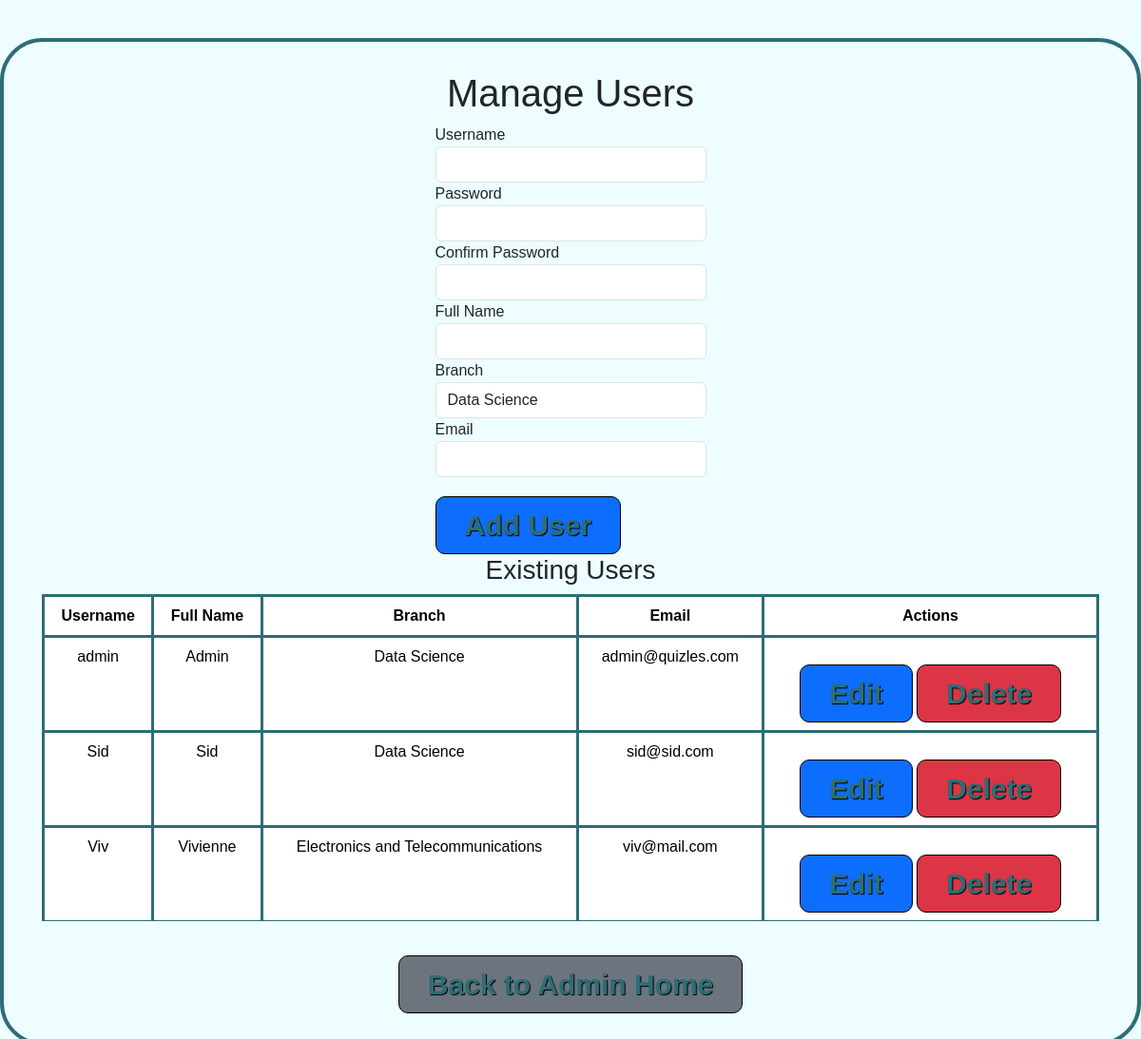
The page /admin/manage_user (signed in) on the database its author committed.
### models.py (models this page shows, shortened)
class User(db.Model, UserMixin):
    __tablename__ = "user"
    id = db.Column(db.Integer, primary_key=True)
    username = db.Column(db.String(80), unique=True, nullable=False)
    password_hash = db.Column(db.String(128), nullable=False)
    name = db.Column(db.String(100), nullable=False)
    email = db.Column(db.String(120), unique=True, nullable=False)
    is_admin = db.Column(db.Boolean, default=False)
    branch_id = db.Column(db.Integer, db.ForeignKey('branch.id'), nullable=False)

class Branch(db.Model):
    __tablename__ = 'branch'
    id = db.Column(db.Integer, primary_key=True)
    name = db.Column(db.String(50), unique=True, nullable=False)
    users = db.relationship('User', backref='branch', lazy=True)
    subjects = db.relationship('Subject', backref='branch', lazy=True)

### routes.py (the view, shortened to what this page needs)
@admin_bp.route("/manage_user", methods=['GET', 'POST'])
@login_required
@admin_only
def manage_user():
    form = UserForm()
    form.branch_id.choices = [(b.id, b.name) for b in Branch.query.all()]  # Populate branch dropdown
    users = User.query.all()
    user_id = request.args.get('user_id')  # Get the user_id for editing
    delete_user_id = request.args.get('delete_user_id')  # This will be used to delete the user
    return render_template("admin/manage_user.html", form=form, users=users)

### forms.py
class UserForm(FlaskForm):
    username = StringField('Username', validators=[DataRequired(), Email()])
    password = PasswordField('Password', validators=[DataRequired(), Length(min=8)])
    confirm_password = PasswordField('Confirm Password', validators=[DataRequired(), EqualTo('password')])
    name = StringField('Name', validators=[DataRequired()])
    email = StringField('Email', validators=[DataRequired(), Email()])
    branch_id = SelectField('Branch', validators=[DataRequired()])
    submit = SubmitField('Submit')

### app.py (called while the page is built)
@login_manager.user_loader
def load_user(user_id):
    return User.query.get(int(user_id))

### routes.py (called while the page is built)
def admin_only(func):
    @wraps(func)
    def wrapper(*args, **kwargs):
        if not current_user.is_authenticated or not current_user.is_admin:
            flash('Access restricted. Admins only!', 'error')
            return redirect(url_for('routes.index'))
        return func(*args, **kwargs)
    return wrapper

### templates/admin/manage_user.html (shortened to what this page needs)
{% extends 'layout.html' %}
{% block content %}
  <h1>Manage Users</h1>
  <form method="POST">
    <div>
      <label for="username">Username</label>
      {{ form.username(class="form-control") }}
    </div>
    <div>
      <label for="password">Password</label>
      {{ form.password(class="form-control") }}
    </div>
    <div>
      <label for="confirm_password">Confirm Password</label>
      {{ form.confirm_password(class="form-control") }}
    </div>
    <div>
      <label for="name">Full Name</label>
      {{ form.name(class="form-control") }}
    </div>
    <div>
      <label for="branch_id">Branch</label>
      {{ form.branch_id(class="form-control") }}
    </div>
    <div>
      <label for="email">Email</label>
      {{ form.email(class="form-control") }}
    </div>
    <div>
      <button type="submit" class="btn btn-primary">
        {{ 'Add User' }}
      </button>
    </div>
  </form>
  <h3>Existing Users</h3>
  <table class="table">
    <thead>
      <tr>
        <th>Username</th>
        <th>Full Name</th>
        <th>Branch</th>
        <th>Email</th>
        <th>Actions</th>
      </tr>
    </thead>
    <tbody>
      {% for user in users %}
        <tr>
          <td>{{ user.username }}</td>
          <td>{{ user.name }}</td>
          <td>{{ user.branch.name }}</td>
          <td>{{ user.email }}</td>
          <td>
            <a href="{{ url_for('admin.manage_user', user_id=user.id) }}" class="btn btn-primary">Edit</a>
            <a href="{{ url_for('admin.manage_user', delete_user_id=user.id) }}" class="btn btn-danger" onclick="return confirm('Are you sure you want to delete this user?')">Delete</a>
          </td>
        </tr>
      {% endfor %}
    </tbody>
  </table>
  <a href="{{ url_for('admin.admin_home') }}" class="btn btn-secondary">Back to Admin Home</a>
{% endblock %}

### templates/admin/manage_user.html (style rules this page uses)
body { background-color: #EEFDFF; margin: 0; padding: 0; display: flex; flex-direction: column; align-items: center; height: 100vh; font-family: 'Comic Sans MS', cursive, sans-serif; }
table { width: 100%; border-collapse: collapse; }
th, td { padding: 10px; border: 3px solid #2E6D76; text-align: center; }
th { background-color: #6a91a3; font-weight: bold; }
.btn { color: #2E6D76; font-size: 30px; text-shadow: 1px 1px 1px black; font-weight: bold; padding: 7px 30px; border-color: black; cursor: pointer; margin-top: 20px; border-radius: 10px; }

### rows shown on the page
User: username "admin", name "Admin", branch.name "Data Science", email "admin@quizles.com"
User: username "Sid", name "Sid", branch.name "Data Science", email "sid@sid.com"
User: username "Viv", name "Vivienne", branch.name "Electronics and Telecommunications", email "viv@mail.com"

### other values the page prints
{{ 'Add User' }} "Add User"
